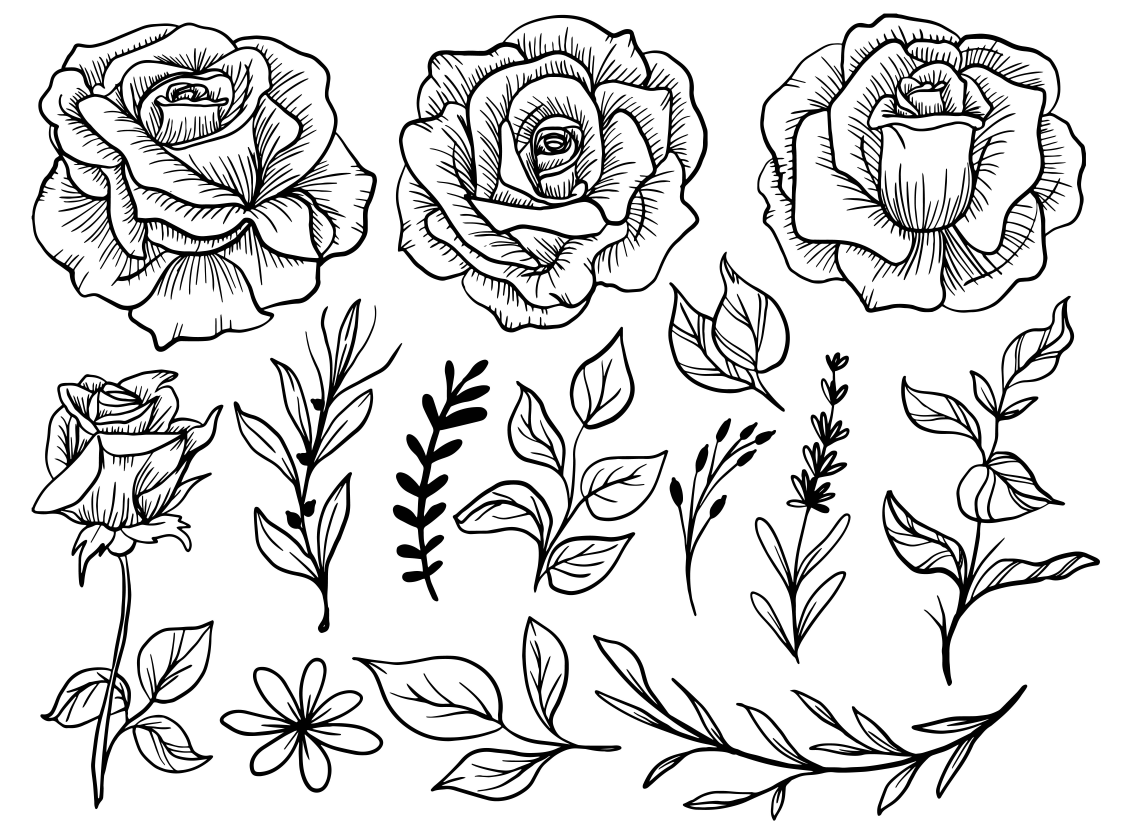
#> input picture images/11_okt_4.jpg, 5625 x 4167 px (shown at 1/5 size)
$ python resizer.py
#> lines starting #> are read from the running program, lines starting #| are printed output that depends on the picture
#> the answer given: images
#> the answer given: 100
#> the answer given: 100
import os
from PIL import Image

def resize_images(input_folder: str, output_folder: str, target_width: int, target_height: int, quality=100):
#> called with input_folder = 'images', output_folder = 'imagesoutput', target_width = 100, target_height = 100, quality = 100
    if not os.path.exists(output_folder):
        os.makedirs(output_folder)

    for filename in os.listdir(input_folder):
        input_path = os.path.join(input_folder, filename)
        output_path = os.path.join(output_folder, filename)

        try:
            img = Image.open(input_path)
#> img is the input picture: PIL image 5625x4167 RGB; min 0, max 255, mean 217.9
            # Calculate new dimensions while maintaining the aspect ratio
            width, height = img.size
#> width = 5625; height = 4167
            aspect_ratio = width / height
#> aspect_ratio = 1.35

            # Calculate new dimensions based on the target width and height
            new_width = target_width
            new_height = int(target_width / aspect_ratio)
#> new_height = 74

            # Check if the new height is less than the target height
            if new_height < target_height:
                new_height = target_height
                new_width = int(target_height * aspect_ratio)
#> new_width = 134

            resized_img = img.resize((new_width, new_height))
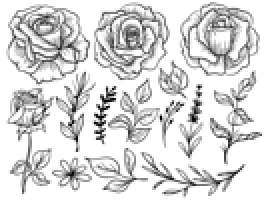
#> resized_img: PIL image 134x100 RGB (shown 2 times larger); min 0, max 255, mean 216.8

            # Calculate cropping box to center the resized image
            left = (new_width - target_width) / 2
#> left = 17
            top = (new_height - target_height) / 2
            right = (new_width + target_width) / 2
#> right = 117
            bottom = (new_height + target_height) / 2

            # Crop the image to the calculated box
            cropped_img = resized_img.crop((left, top, right, bottom))
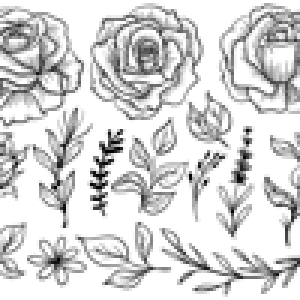
#> cropped_img: PIL image 100x100 RGB (shown 3 times larger); min 0, max 255, mean 213.1

            cropped_img.save(output_path, quality=quality)
            print(f"Resized: {filename} - Original Size: {width}x{height}, New Size: {target_width}x{target_height}")
#| Resized: 11_okt_4.jpg - Original Size: 5625x4167, New Size: 100x100

        except Exception as e:
            print(f"Error processing {filename}: {str(e)}")
#> pass 2 of the loop in resize_images, `for filename in os.listdir(input_folder):`:
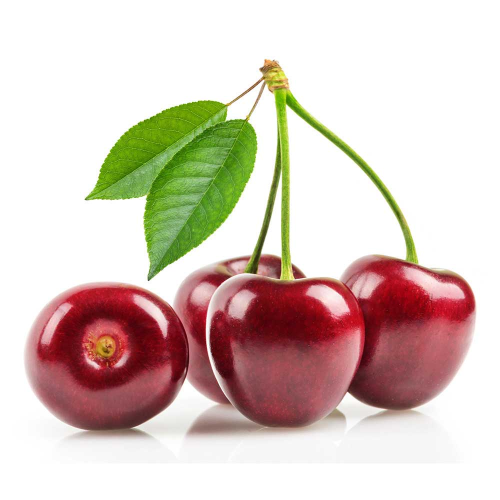
#> input picture images/galafruit_ciliegie-1.jpg, 1000 x 1000 px (shown at 1/2 size)
#> in resize_images, img is the input picture: PIL image 1000x1000 RGB; mean R, G, B 216.8, 200.6, 191.7
#> in resize_images, `resized_img = img.resize((new_width, new_height))`:
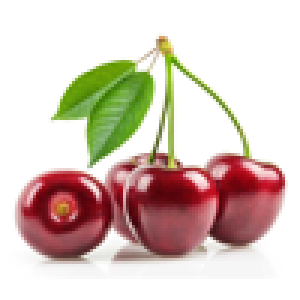
#> resized_img: PIL image 100x100 RGB (shown 3 times larger); mean R, G, B 216.7, 200.5, 191.6
#| Resized: galafruit_ciliegie-1.jpg - Original Size: 1000x1000, New Size: 100x100


def generate_output_folder(input_folder):
    path_parts = input_folder.split(os.path.sep)
    input_folder_name = path_parts[-1]
    path_parts.pop()
    path_parts.append(input_folder_name + "output")
    return os.path.sep.join(path_parts)

def main_pipeline():
    input_folder = input("Enter the path to the input folder containing images: ")
    output_folder = generate_output_folder(input_folder)
    width = int(input("Enter the target width for resizing: "))
    height = int(input("Enter the target height for resizing: "))
    resize_images(input_folder.strip(), output_folder, width, height, 100)
    want_to_continure = input("do you want to load another directory? (y/n) ")
#> the answer given: images
    if want_to_continure == "y":
        main_pipeline()

def main():
    main_pipeline()


if __name__ == "__main__":
    main()
